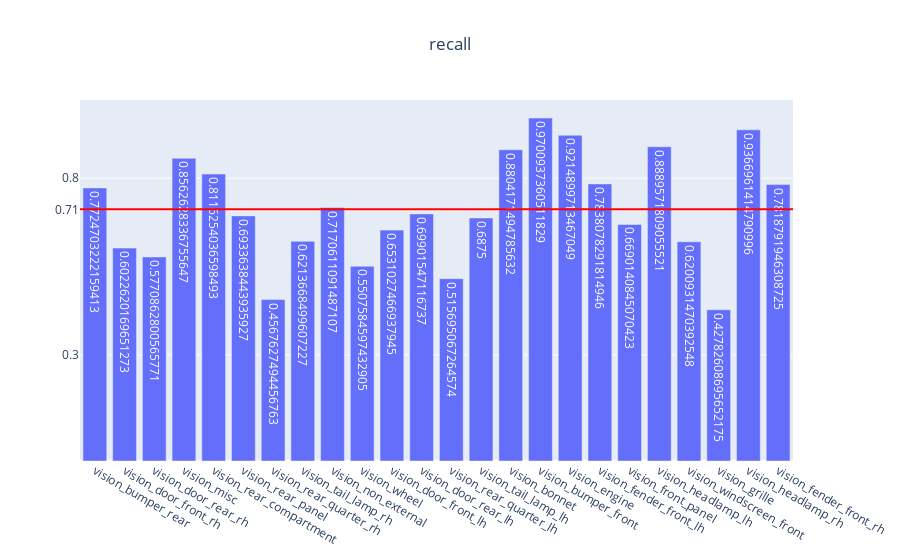

Source (notebook cell):
### Code cell
genVisMulitlabel(partEvalMetrics, "recall")

### Figure 1 — Plotly figure (JSON) as saved in the notebook; plotly's stock layout.template omitted (floating-point values rounded to 4 significant figures)
{"data": [{"text": [0.7725, 0.6023, 0.5771, 0.8563, 0.8116, 0.6934, 0.4568, 0.6214, 0.7171, 0.5508, 0.6531, 0.699, 0.5157, 0.6875, 0.8804, 0.9701, 0.9215, 0.7838, 0.669, 0.889, 0.6201, 0.4278, 0.9367, 0.7819], "type": "bar", "x": ["vision_bumper_rear", "vision_door_front_rh", "vision_door_rear_rh", "vision_misc", "vision_rear_compartment", "vision_rear_panel", "vision_rear_quarter_rh", "vision_tail_lamp_rh", "vision_non_external", "vision_wheel", "vision_door_front_lh", "vision_door_rear_lh", "vision_rear_quarter_lh", "vision_tail_lamp_lh", "vision_bonnet", "vision_bumper_front", "vision_engine", "vision_fender_front_lh", "vision_front_panel", "vision_headlamp_lh", "vision_windscreen_front", "vision_grille", "vision_headlamp_rh", "vision_fender_front_rh"], "y": [0.7725, 0.6023, 0.5771, 0.8563, 0.8116, 0.6934, 0.4568, 0.6214, 0.7171, 0.5508, 0.6531, 0.699, 0.5157, 0.6875, 0.8804, 0.9701, 0.9215, 0.7838, 0.669, 0.889, 0.6201, 0.4278, 0.9367, 0.7819]}], "layout": {"shapes": [{"line": {"color": "red", "width": 2}, "type": "line", "x0": 0, "x1": 1, "xref": "x domain", "y0": 0.7123, "y1": 0.7123, "yref": "y"}], "title": {"text": "recall", "x": 0.5}, "yaxis": {"tickmode": "array", "tickvals": ["0.71", 0.3, 0.8]}}}
